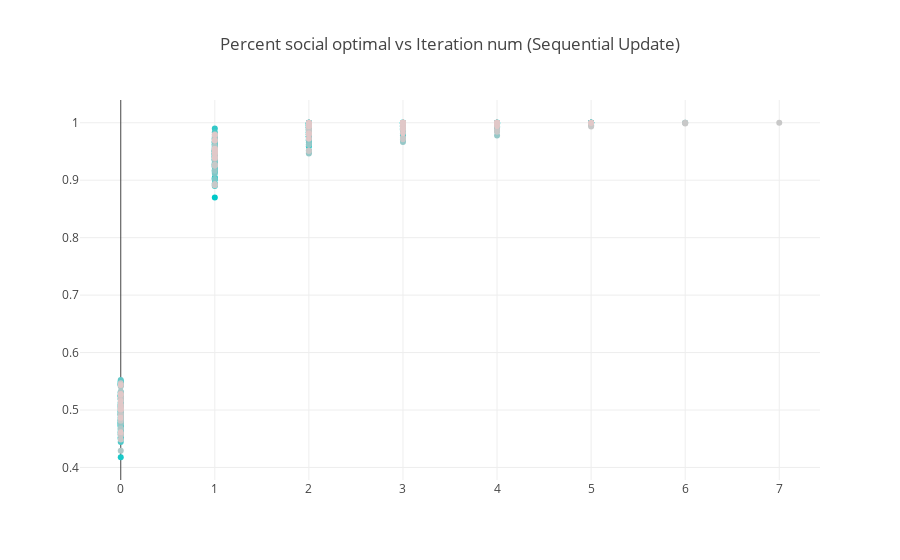

Notebook code cell kept with this figure:
### Code cell
plot_utils(seq_utils, False)

### Figure 1 — Plotly figure (JSON) as saved in the notebook; plotly's stock layout.template omitted (floating-point values rounded to 4 significant figures)
{"data": [{"hoverinfo": "skip", "marker": {"color": "rgb(0.0,200,200)"}, "mode": "markers", "type": "scatter", "uid": "4e47fb75-ac3d-46f5-b583-9dba8f172df8", "x": [0, 1, 2, 3], "y": [0.5022, 0.95, 0.9978, 1]}, {"hoverinfo": "skip", "marker": {"color": "rgb(0.0,200,200)"}, "mode": "markers", "type": "scatter", "uid": "d10352d5-8fcc-4fad-98ee-9e4ce574d9c5", "x": [0, 1, 2, 3], "y": [0.5189, 0.9522, 0.9933, 1]}, {"hoverinfo": "skip", "marker": {"color": "rgb(0.0,200,200)"}, "mode": "markers", "type": "scatter", "uid": "759aa483-5d0e-44b0-99a9-789dc1dd5804", "x": [0, 1, 2, 3, 4], "y": [0.5244, 0.93, 0.9833, 0.9933, 1]}, {"hoverinfo": "skip", "marker": {"color": "rgb(0.0,200,200)"}, "mode": "markers", "type": "scatter", "uid": "76b0c410-96ba-4a6b-bb2d-d866b82ebd69", "x": [0, 1, 2, 3], "y": [0.4756, 0.9489, 0.9944, 1]}, {"hoverinfo": "skip", "marker": {"color": "rgb(0.0,200,200)"}, "mode": "markers", "type": "scatter", "uid": "f825384f-7b57-487a-8d85-43da501cfd94", "x": [0, 1, 2, 3], "y": [0.55, 0.9522, 0.9922, 1]}, {"hoverinfo": "skip", "marker": {"color": "rgb(0.0,200,200)"}, "mode": "markers", "type": "scatter", "uid": "3bfa4df4-ec6f-4ab1-a0de-5cec023df2fc", "x": [0, 1, 2, 3, 4, 5], "y": [0.45, 0.87, 0.9589, 0.99, 0.9989, 1]}, {"hoverinfo": "skip", "marker": {"color": "rgb(0.0,200,200)"}, "mode": "markers", "type": "scatter", "uid": "84b16fe9-2524-4ffd-804c-cf32fec076ce", "x": [0, 1, 2, 3], "y": [0.5256, 0.9511, 0.9978, 1]}, {"hoverinfo": "skip", "marker": {"color": "rgb(0.0,200,200)"}, "mode": "markers", "type": "scatter", "uid": "f8519736-ce1c-477e-8b83-2d43840dde0d", "x": [0, 1, 2, 3, 4, 5], "y": [0.4722, 0.9044, 0.9733, 0.9811, 0.9978, 1]}, {"hoverinfo": "skip", "marker": {"color": "rgb(0.0,200,200)"}, "mode": "markers", "type": "scatter", "uid": "8e2a8d54-e0b7-42bb-84e9-f8d6be3f23fc", "x": [0, 1, 2, 3], "y": [0.5311, 0.9733, 0.9956, 1]}, {"hoverinfo": "skip", "marker": {"color": "rgb(0.0,200,200)"}, "mode": "markers", "type": "scatter", "uid": "12a7ebd4-4b92-4170-9034-0abd74985f6c", "x": [0, 1, 2, 3], "y": [0.4733, 0.9144, 0.9767, 1]}, {"hoverinfo": "skip", "marker": {"color": "rgb(25.0,200,200)"}, "mode": "markers", "type": "scatter", "uid": "e2713d86-d0d3-4e79-996e-334cd01548f1", "x": [0, 1, 2, 3, 4], "y": [0.4756, 0.9456, 0.9833, 0.9911, 1]}, {"hoverinfo": "skip", "marker": {"color": "rgb(25.0,200,200)"}, "mode": "markers", "type": "scatter", "uid": "b4127855-c4f9-447f-b124-697d7667567f", "x": [0, 1, 2, 3], "y": [0.4633, 0.9244, 0.9922, 1]}, {"hoverinfo": "skip", "marker": {"color": "rgb(25.0,200,200)"}, "mode": "markers", "type": "scatter", "uid": "14b14f99-89cc-47c9-ad14-7d69f9c736ed", "x": [0, 1, 2, 3], "y": [0.5444, 0.9611, 0.9989, 1]}, {"hoverinfo": "skip", "marker": {"color": "rgb(25.0,200,200)"}, "mode": "markers", "type": "scatter", "uid": "bc139704-7a95-4af9-8528-425f60fff94d", "x": [0, 1, 2], "y": [0.5478, 0.9622, 1]}, {"hoverinfo": "skip", "marker": {"color": "rgb(25.0,200,200)"}, "mode": "markers", "type": "scatter", "uid": "c12bac0c-b04a-4b5d-890f-ab1cb2b0a723", "x": [0, 1, 2, 3], "y": [0.48, 0.9367, 0.9956, 1]}, {"hoverinfo": "skip", "marker": {"color": "rgb(25.0,200,200)"}, "mode": "markers", "type": "scatter", "uid": "b893acc6-26d9-42c8-be6b-64e6124ee9b2", "x": [0, 1, 2, 3, 4, 5], "y": [0.4778, 0.8944, 0.9511, 0.97, 0.9922, 1]}, {"hoverinfo": "skip", "marker": {"color": "rgb(25.0,200,200)"}, "mode": "markers", "type": "scatter", "uid": "ba9445ee-5b18-4b5c-9d2e-df4c73b9bd86", "x": [0, 1, 2, 3], "y": [0.5467, 0.95, 0.9978, 1]}, {"hoverinfo": "skip", "marker": {"color": "rgb(25.0,200,200)"}, "mode": "markers", "type": "scatter", "uid": "2223c5b8-66df-4719-aed0-e72141518c53", "x": [0, 1, 2, 3, 4], "y": [0.4178, 0.9011, 0.9689, 0.9889, 1]}, {"hoverinfo": "skip", "marker": {"color": "rgb(25.0,200,200)"}, "mode": "markers", "type": "scatter", "uid": "9adab029-4156-46bc-b426-43892857d0a3", "x": [0, 1, 2, 3, 4, 5], "y": [0.46, 0.9033, 0.9711, 0.9778, 0.9933, 1]}, {"hoverinfo": "skip", "marker": {"color": "rgb(25.0,200,200)"}, "mode": "markers", "type": "scatter", "uid": "15fd7c2a-b297-41b5-b304-583381bcc196", "x": [0, 1, 2, 3], "y": [0.4967, 0.9422, 0.9878, 1]}, {"hoverinfo": "skip", "marker": {"color": "rgb(50.0,200,200)"}, "mode": "markers", "type": "scatter", "uid": "d19e7290-3e5a-4c6a-860c-f746bcf18fc2", "x": [0, 1, 2, 3], "y": [0.4867, 0.9444, 0.9989, 1]}, {"hoverinfo": "skip", "marker": {"color": "rgb(50.0,200,200)"}, "mode": "markers", "type": "scatter", "uid": "6721f1c4-7783-480a-86a5-54e0b6684dd5", "x": [0, 1, 2], "y": [0.5078, 0.9578, 1]}, {"hoverinfo": "skip", "marker": {"color": "rgb(50.0,200,200)"}, "mode": "markers", "type": "scatter", "uid": "2ae8964d-f954-4098-95b6-b4b73dfe8be1", "x": [0, 1, 2], "y": [0.5244, 0.99, 1]}, {"hoverinfo": "skip", "marker": {"color": "rgb(50.0,200,200)"}, "mode": "markers", "type": "scatter", "uid": "11afcd4f-c423-4563-b98c-432ca49f127e", "x": [0, 1, 2, 3, 4], "y": [0.4711, 0.9389, 0.9767, 0.9978, 1]}, {"hoverinfo": "skip", "marker": {"color": "rgb(50.0,200,200)"}, "mode": "markers", "type": "scatter", "uid": "d7494bd0-5735-4bd4-a490-42d83d1ed187", "x": [0, 1, 2, 3, 4, 5], "y": [0.4611, 0.9278, 0.9744, 0.9867, 0.9967, 1]}, {"hoverinfo": "skip", "marker": {"color": "rgb(50.0,200,200)"}, "mode": "markers", "type": "scatter", "uid": "64cb8ddb-db1e-431e-9e0a-6a8723a12eec", "x": [0, 1, 2, 3], "y": [0.4911, 0.9456, 0.9978, 1]}, {"hoverinfo": "skip", "marker": {"color": "rgb(50.0,200,200)"}, "mode": "markers", "type": "scatter", "uid": "7684f2c2-6440-483a-9cf0-41fa7348f074", "x": [0, 1, 2, 3, 4], "y": [0.5433, 0.9467, 0.9767, 0.99, 1]}, {"hoverinfo": "skip", "marker": {"color": "rgb(50.0,200,200)"}, "mode": "markers", "type": "scatter", "uid": "281bf69f-ef04-41cb-8818-d8e71cc13a8c", "x": [0, 1, 2, 3, 4], "y": [0.4967, 0.9411, 0.9789, 0.9944, 1]}, {"hoverinfo": "skip", "marker": {"color": "rgb(50.0,200,200)"}, "mode": "markers", "type": "scatter", "uid": "d3fdd61f-2e3d-49dc-aad4-fcf912877c03", "x": [0, 1, 2, 3, 4, 5], "y": [0.4522, 0.9344, 0.9756, 0.9878, 0.9989, 1]}, {"hoverinfo": "skip", "marker": {"color": "rgb(50.0,200,200)"}, "mode": "markers", "type": "scatter", "uid": "043454e3-b169-4826-a43b-cad36aa6ed7a", "x": [0, 1, 2, 3, 4, 5], "y": [0.4822, 0.9167, 0.98, 0.9933, 0.9978, 1]}, {"hoverinfo": "skip", "marker": {"color": "rgb(75.0,200,200)"}, "mode": "markers", "type": "scatter", "uid": "a97aef70-e285-4ea7-9cad-590b627b505a", "x": [0, 1, 2, 3], "y": [0.4878, 0.9178, 0.9978, 1]}, {"hoverinfo": "skip", "marker": {"color": "rgb(75.0,200,200)"}, "mode": "markers", "type": "scatter", "uid": "cf6e86a2-6a0f-4103-a58e-8dadeb444b19", "x": [0, 1, 2, 3], "y": [0.5433, 0.9556, 0.9989, 1]}, {"hoverinfo": "skip", "marker": {"color": "rgb(75.0,200,200)"}, "mode": "markers", "type": "scatter", "uid": "a39d5892-5f16-4cc5-abd9-f820b7a60388", "x": [0, 1, 2], "y": [0.5122, 0.9722, 1]}, {"hoverinfo": "skip", "marker": {"color": "rgb(75.0,200,200)"}, "mode": "markers", "type": "scatter", "uid": "c6ef84be-5689-4787-bdd8-16968fbc801d", "x": [0, 1, 2, 3], "y": [0.5056, 0.9833, 0.9978, 1]}, {"hoverinfo": "skip", "marker": {"color": "rgb(75.0,200,200)"}, "mode": "markers", "type": "scatter", "uid": "8f9d88a8-8e1f-45de-a92e-535db54ad0e5", "x": [0, 1, 2, 3], "y": [0.5089, 0.9667, 0.9911, 1]}, {"hoverinfo": "skip", "marker": {"color": "rgb(75.0,200,200)"}, "mode": "markers", "type": "scatter", "uid": "7459acea-f671-4a04-836e-c8bd42655e44", "x": [0, 1, 2, 3, 4], "y": [0.4522, 0.89, 0.9622, 0.9956, 1]}, {"hoverinfo": "skip", "marker": {"color": "rgb(75.0,200,200)"}, "mode": "markers", "type": "scatter", "uid": "cf2d5d5b-0aaa-474c-b5b7-ae6a5c69029e", "x": [0, 1, 2, 3, 4], "y": [0.4933, 0.9356, 0.9844, 0.9978, 1]}, {"hoverinfo": "skip", "marker": {"color": "rgb(75.0,200,200)"}, "mode": "markers", "type": "scatter", "uid": "7b750ff8-d9fa-43e6-bbf1-f32712d513f5", "x": [0, 1, 2, 3], "y": [0.5233, 0.9667, 0.9956, 1]}, {"hoverinfo": "skip", "marker": {"color": "rgb(75.0,200,200)"}, "mode": "markers", "type": "scatter", "uid": "1da858eb-1d1d-4dbb-b0e7-c7d751f52ca1", "x": [0, 1, 2, 3, 4], "y": [0.4789, 0.9611, 0.9844, 0.9989, 1]}, {"hoverinfo": "skip", "marker": {"color": "rgb(75.0,200,200)"}, "mode": "markers", "type": "scatter", "uid": "912ec75a-d152-4cd7-b2bf-94525d9b120f", "x": [0, 1, 2, 3], "y": [0.4444, 0.9233, 0.9878, 1]}, {"hoverinfo": "skip", "marker": {"color": "rgb(100.0,200,200)"}, "mode": "markers", "type": "scatter", "uid": "89d721f4-0468-45ee-a9e1-843e2998ee15", "x": [0, 1, 2, 3], "y": [0.5522, 0.9467, 0.99, 1]}, {"hoverinfo": "skip", "marker": {"color": "rgb(100.0,200,200)"}, "mode": "markers", "type": "scatter", "uid": "af45c031-1214-4a9b-ab5d-c2eb4c50e204", "x": [0, 1, 2, 3, 4, 5], "y": [0.4667, 0.8922, 0.9489, 0.9722, 0.9856, 1]}, {"hoverinfo": "skip", "marker": {"color": "rgb(100.0,200,200)"}, "mode": "markers", "type": "scatter", "uid": "ff4f2c22-6c40-4be5-836c-b71fdfa9b140", "x": [0, 1, 2, 3], "y": [0.5244, 0.9656, 0.9978, 1]}, {"hoverinfo": "skip", "marker": {"color": "rgb(100.0,200,200)"}, "mode": "markers", "type": "scatter", "uid": "94f2a4a6-9bf6-443b-a403-e2b1617a0fcf", "x": [0, 1, 2, 3], "y": [0.5456, 0.9456, 0.99, 1]}, {"hoverinfo": "skip", "marker": {"color": "rgb(100.0,200,200)"}, "mode": "markers", "type": "scatter", "uid": "8a9153cd-44f8-4601-a948-4a177e577070", "x": [0, 1, 2, 3], "y": [0.51, 0.9667, 0.9989, 1]}, {"hoverinfo": "skip", "marker": {"color": "rgb(100.0,200,200)"}, "mode": "markers", "type": "scatter", "uid": "3101fdba-8d4c-4fac-a0b1-3a8783b4485b", "x": [0, 1, 2, 3, 4], "y": [0.4978, 0.9511, 0.9867, 0.9978, 1]}, {"hoverinfo": "skip", "marker": {"color": "rgb(100.0,200,200)"}, "mode": "markers", "type": "scatter", "uid": "d0f9fb10-e936-4d4d-b31a-86d206cbb993", "x": [0, 1, 2, 3, 4], "y": [0.4778, 0.94, 0.9833, 0.9944, 1]}, {"hoverinfo": "skip", "marker": {"color": "rgb(100.0,200,200)"}, "mode": "markers", "type": "scatter", "uid": "87a7f3ac-69e2-4443-b230-d122de8d02a6", "x": [0, 1, 2, 3, 4], "y": [0.4922, 0.9222, 0.9689, 0.9989, 1]}, {"hoverinfo": "skip", "marker": {"color": "rgb(100.0,200,200)"}, "mode": "markers", "type": "scatter", "uid": "2e79fb1a-0823-47fa-a208-b5028d0d4109", "x": [0, 1, 2, 3], "y": [0.5433, 0.9411, 0.9989, 1]}, {"hoverinfo": "skip", "marker": {"color": "rgb(100.0,200,200)"}, "mode": "markers", "type": "scatter", "uid": "1e17d1be-c1ad-487a-80c8-cac43fcd53ed", "x": [0, 1, 2, 3, 4, 5], "y": [0.4844, 0.9433, 0.98, 0.9878, 0.9989, 1]}, {"hoverinfo": "skip", "marker": {"color": "rgb(125.0,200,200)"}, "mode": "markers", "type": "scatter", "uid": "f28fe14f-86d4-4ebe-868d-04c5d4a5d3fb", "x": [0, 1, 2, 3, 4, 5], "y": [0.4822, 0.9356, 0.9844, 0.9933, 0.9989, 1]}, {"hoverinfo": "skip", "marker": {"color": "rgb(125.0,200,200)"}, "mode": "markers", "type": "scatter", "uid": "54314c39-e034-465d-9f6c-962ffa252584", "x": [0, 1, 2, 3, 4], "y": [0.4578, 0.9022, 0.97, 0.9933, 1]}, {"hoverinfo": "skip", "marker": {"color": "rgb(125.0,200,200)"}, "mode": "markers", "type": "scatter", "uid": "0bd63cb6-83bd-46a2-a8ad-390e03e96fc2", "x": [0, 1, 2, 3, 4], "y": [0.5133, 0.9644, 0.9867, 0.9989, 1]}, {"hoverinfo": "skip", "marker": {"color": "rgb(125.0,200,200)"}, "mode": "markers", "type": "scatter", "uid": "bf79bca6-73e2-4871-970d-1ff726a5dd3f", "x": [0, 1, 2, 3], "y": [0.4967, 0.9289, 0.9911, 1]}, {"hoverinfo": "skip", "marker": {"color": "rgb(125.0,200,200)"}, "mode": "markers", "type": "scatter", "uid": "3adc12c9-50d9-4179-be94-378f37b365d2", "x": [0, 1, 2, 3], "y": [0.5289, 0.97, 0.9911, 1]}, {"hoverinfo": "skip", "marker": {"color": "rgb(125.0,200,200)"}, "mode": "markers", "type": "scatter", "uid": "9864096e-1e9e-4d61-b5ec-958641bef8c0", "x": [0, 1, 2, 3, 4], "y": [0.4833, 0.9111, 0.9656, 0.9944, 1]}, {"hoverinfo": "skip", "marker": {"color": "rgb(125.0,200,200)"}, "mode": "markers", "type": "scatter", "uid": "8cad7819-2bb4-48d9-adcd-473e6c65e245", "x": [0, 1, 2, 3, 4], "y": [0.4756, 0.9367, 0.9878, 0.9989, 1]}, {"hoverinfo": "skip", "marker": {"color": "rgb(125.0,200,200)"}, "mode": "markers", "type": "scatter", "uid": "d4a66fd8-8b48-4d3a-9804-9df05cbe48f5", "x": [0, 1, 2, 3, 4], "y": [0.5, 0.9256, 0.98, 0.9956, 1]}, {"hoverinfo": "skip", "marker": {"color": "rgb(125.0,200,200)"}, "mode": "markers", "type": "scatter", "uid": "842b66af-2370-4649-b8d4-851cd228132e", "x": [0, 1, 2, 3, 4], "y": [0.4911, 0.9278, 0.9767, 0.9989, 1]}, {"hoverinfo": "skip", "marker": {"color": "rgb(125.0,200,200)"}, "mode": "markers", "type": "scatter", "uid": "0e3730f5-22d0-4341-b8e0-0d89aecea07a", "x": [0, 1, 2], "y": [0.5056, 0.9567, 1]}, {"hoverinfo": "skip", "marker": {"color": "rgb(150.0,200,200)"}, "mode": "markers", "type": "scatter", "uid": "3e81171c-a563-4ab0-a3ac-919275e128ac", "x": [0, 1, 2, 3, 4, 5, 6], "y": [0.4767, 0.9167, 0.9467, 0.9667, 0.9778, 0.9956, 1]}, {"hoverinfo": "skip", "marker": {"color": "rgb(150.0,200,200)"}, "mode": "markers", "type": "scatter", "uid": "d583afc1-4349-4727-92a0-6156d7861f37", "x": [0, 1, 2, 3], "y": [0.52, 0.9678, 0.9922, 1]}, {"hoverinfo": "skip", "marker": {"color": "rgb(150.0,200,200)"}, "mode": "markers", "type": "scatter", "uid": "cc4d58f9-b4b2-4c66-b92d-3377afb67f95", "x": [0, 1, 2, 3, 4], "y": [0.5044, 0.9478, 0.9811, 0.99, 1]}, {"hoverinfo": "skip", "marker": {"color": "rgb(150.0,200,200)"}, "mode": "markers", "type": "scatter", "uid": "c01f66d1-52c4-4a22-a2e1-e65473381fb4", "x": [0, 1, 2, 3], "y": [0.4922, 0.95, 0.9944, 1]}, {"hoverinfo": "skip", "marker": {"color": "rgb(150.0,200,200)"}, "mode": "markers", "type": "scatter", "uid": "7ceba19a-f085-42eb-a72f-9f55d095010a", "x": [0, 1, 2, 3], "y": [0.4922, 0.9533, 0.9933, 1]}, {"hoverinfo": "skip", "marker": {"color": "rgb(150.0,200,200)"}, "mode": "markers", "type": "scatter", "uid": "c06f8d36-801c-4cac-8b3f-2bcceb66b892", "x": [0, 1, 2, 3], "y": [0.4811, 0.9267, 0.9956, 1]}, {"hoverinfo": "skip", "marker": {"color": "rgb(150.0,200,200)"}, "mode": "markers", "type": "scatter", "uid": "b884bf1d-3052-4210-8002-7cc09f6ac43d", "x": [0, 1, 2, 3, 4], "y": [0.4689, 0.9389, 0.9767, 0.9989, 1]}, {"hoverinfo": "skip", "marker": {"color": "rgb(150.0,200,200)"}, "mode": "markers", "type": "scatter", "uid": "adfcc204-be06-4ab6-9077-13859a86c69f", "x": [0, 1, 2, 3, 4, 5, 6], "y": [0.4756, 0.9411, 0.9789, 0.9878, 0.9933, 0.9989, 1]}, {"hoverinfo": "skip", "marker": {"color": "rgb(150.0,200,200)"}, "mode": "markers", "type": "scatter", "uid": "3501123c-4e6e-43d0-af3d-e4e22ee6411b", "x": [0, 1, 2, 3, 4, 5], "y": [0.4933, 0.9333, 0.9611, 0.9889, 0.9978, 1]}, {"hoverinfo": "skip", "marker": {"color": "rgb(150.0,200,200)"}, "mode": "markers", "type": "scatter", "uid": "fa2951f7-82a7-4ae1-9bd6-8fc4cd9f20f9", "x": [0, 1, 2, 3, 4], "y": [0.4567, 0.9456, 0.9922, 0.9989, 1]}, {"hoverinfo": "skip", "marker": {"color": "rgb(175.0,200,200)"}, "mode": "markers", "type": "scatter", "uid": "1e4caea3-1374-419e-9518-ca2299f05664", "x": [0, 1, 2, 3], "y": [0.5411, 0.9378, 0.9889, 1]}, {"hoverinfo": "skip", "marker": {"color": "rgb(175.0,200,200)"}, "mode": "markers", "type": "scatter", "uid": "52b3a5a1-9730-41aa-a585-95eda5716509", "x": [0, 1, 2], "y": [0.5044, 0.9544, 1]}, {"hoverinfo": "skip", "marker": {"color": "rgb(175.0,200,200)"}, "mode": "markers", "type": "scatter", "uid": "58a380af-6c6f-4196-8ed1-36b0ea8b4b4f", "x": [0, 1, 2], "y": [0.5322, 0.9711, 1]}, {"hoverinfo": "skip", "marker": {"color": "rgb(175.0,200,200)"}, "mode": "markers", "type": "scatter", "uid": "63205c1b-6093-4e11-aab0-2da8fed7fbba", "x": [0, 1, 2, 3], "y": [0.5267, 0.9767, 0.9967, 1]}, {"hoverinfo": "skip", "marker": {"color": "rgb(175.0,200,200)"}, "mode": "markers", "type": "scatter", "uid": "6405b0b1-5c7b-4540-9039-def0cd057ee8", "x": [0, 1, 2, 3, 4], "y": [0.4678, 0.9267, 0.9811, 0.9956, 1]}, {"hoverinfo": "skip", "marker": {"color": "rgb(175.0,200,200)"}, "mode": "markers", "type": "scatter", "uid": "c7816829-46e8-4ca5-9458-d20b922deed8", "x": [0, 1, 2, 3], "y": [0.4933, 0.9589, 0.9967, 1]}, {"hoverinfo": "skip", "marker": {"color": "rgb(175.0,200,200)"}, "mode": "markers", "type": "scatter", "uid": "e741cf44-f7c8-4c4c-b6ef-560733ac2268", "x": [0, 1, 2], "y": [0.4944, 0.98, 1]}, {"hoverinfo": "skip", "marker": {"color": "rgb(175.0,200,200)"}, "mode": "markers", "type": "scatter", "uid": "6a3c018e-c75b-43e9-abd1-befefb3109ad", "x": [0, 1, 2, 3], "y": [0.4989, 0.9722, 0.9989, 1]}, {"hoverinfo": "skip", "marker": {"color": "rgb(175.0,200,200)"}, "mode": "markers", "type": "scatter", "uid": "e2a16b39-4cc5-4c09-a3c8-e2205b8f54a6", "x": [0, 1, 2, 3, 4], "y": [0.4289, 0.9444, 0.9911, 0.9989, 1]}, {"hoverinfo": "skip", "marker": {"color": "rgb(175.0,200,200)"}, "mode": "markers", "type": "scatter", "uid": "0083bc10-60bc-4bbb-8f81-1b9bf189bbf2", "x": [0, 1, 2, 3], "y": [0.52, 0.9467, 0.9922, 1]}, {"hoverinfo": "skip", "marker": {"color": "rgb(200.0,200,200)"}, "mode": "markers", "type": "scatter", "uid": "81fccc3d-7cd3-4b04-9cf4-d8e4fe71b7b8", "x": [0, 1, 2, 3, 4, 5, 6], "y": [0.4567, 0.8911, 0.9511, 0.9711, 0.9844, 0.9967, 1]}, {"hoverinfo": "skip", "marker": {"color": "rgb(200.0,200,200)"}, "mode": "markers", "type": "scatter", "uid": "c8e518f6-a1dd-4ac5-b01e-5c6dada0d1b5", "x": [0, 1, 2, 3], "y": [0.5, 0.9256, 0.9867, 1]}, {"hoverinfo": "skip", "marker": {"color": "rgb(200.0,200,200)"}, "mode": "markers", "type": "scatter", "uid": "5391c687-a65c-41de-811d-b50041701a02", "x": [0, 1, 2, 3, 4], "y": [0.52, 0.9533, 0.9822, 0.9933, 1]}, {"hoverinfo": "skip", "marker": {"color": "rgb(200.0,200,200)"}, "mode": "markers", "type": "scatter", "uid": "2e36336a-09ef-4ccb-af7e-10f814d98b82", "x": [0, 1, 2, 3, 4], "y": [0.5089, 0.9378, 0.9889, 0.9989, 1]}, {"hoverinfo": "skip", "marker": {"color": "rgb(200.0,200,200)"}, "mode": "markers", "type": "scatter", "uid": "c51f43f9-64a7-43bc-84dc-eaf06f66cfd0", "x": [0, 1, 2, 3], "y": [0.5222, 0.9267, 0.9889, 1]}, {"hoverinfo": "skip", "marker": {"color": "rgb(200.0,200,200)"}, "mode": "markers", "type": "scatter", "uid": "69d4772e-7585-48de-b3d3-3799c7515542", "x": [0, 1, 2, 3], "y": [0.4911, 0.9444, 0.9878, 1]}, {"hoverinfo": "skip", "marker": {"color": "rgb(200.0,200,200)"}, "mode": "markers", "type": "scatter", "uid": "d1de7515-00a2-4366-b1f1-cb9e585cf57a", "x": [0, 1, 2, 3], "y": [0.4811, 0.9489, 0.9922, 1]}, {"hoverinfo": "skip", "marker": {"color": "rgb(200.0,200,200)"}, "mode": "markers", "type": "scatter", "uid": "f55f0d4b-e9fd-4e10-bc4b-f27afb886b3c", "x": [0, 1, 2, 3, 4, 5, 6, 7], "y": [0.4578, 0.8933, 0.9511, 0.9744, 0.9878, 0.9933, 0.9989, 1]}, {"hoverinfo": "skip", "marker": {"color": "rgb(200.0,200,200)"}, "mode": "markers", "type": "scatter", "uid": "2db7d771-f58d-4449-a7ff-db480043ef86", "x": [0, 1, 2, 3, 4], "y": [0.5467, 0.94, 0.9844, 0.9989, 1]}, {"hoverinfo": "skip", "marker": {"color": "rgb(200.0,200,200)"}, "mode": "markers", "type": "scatter", "uid": "111d56f0-4106-4820-9b5f-1cb3435118bc", "x": [0, 1, 2, 3], "y": [0.4489, 0.9256, 0.99, 1]}, {"hoverinfo": "skip", "marker": {"color": "rgb(225.0,200,200)"}, "mode": "markers", "type": "scatter", "uid": "2599dc6c-7b79-44fe-8f1a-549e58c89bce", "x": [0, 1, 2, 3], "y": [0.5433, 0.9689, 0.9967, 1]}, {"hoverinfo": "skip", "marker": {"color": "rgb(225.0,200,200)"}, "mode": "markers", "type": "scatter", "uid": "ce560427-5d65-42cf-8130-99a87884e3fb", "x": [0, 1, 2, 3], "y": [0.5278, 0.9511, 0.9944, 1]}, {"hoverinfo": "skip", "marker": {"color": "rgb(225.0,200,200)"}, "mode": "markers", "type": "scatter", "uid": "05e234ea-a385-4573-8efb-b176ea55f6b3", "x": [0, 1, 2], "y": [0.4867, 0.9478, 1]}, {"hoverinfo": "skip", "marker": {"color": "rgb(225.0,200,200)"}, "mode": "markers", "type": "scatter", "uid": "1df5c063-ec2e-4817-8b0d-a03f07d2e297", "x": [0, 1, 2, 3, 4], "y": [0.5011, 0.9522, 0.9811, 0.9933, 1]}, {"hoverinfo": "skip", "marker": {"color": "rgb(225.0,200,200)"}, "mode": "markers", "type": "scatter", "uid": "a83108d6-cd05-498c-91bd-c0369d483539", "x": [0, 1, 2, 3, 4, 5], "y": [0.4611, 0.9478, 0.9722, 0.9822, 0.9944, 1]}, {"hoverinfo": "skip", "marker": {"color": "rgb(225.0,200,200)"}, "mode": "markers", "type": "scatter", "uid": "7913f212-465a-4366-8b4c-bc63b1923b36", "x": [0, 1, 2, 3], "y": [0.5011, 0.9544, 0.9989, 1]}, {"hoverinfo": "skip", "marker": {"color": "rgb(225.0,200,200)"}, "mode": "markers", "type": "scatter", "uid": "95ae0f57-0153-4187-9966-d5244cae4e07", "x": [0, 1, 2, 3], "y": [0.5089, 0.9789, 0.9967, 1]}, {"hoverinfo": "skip", "marker": {"color": "rgb(225.0,200,200)"}, "mode": "markers", "type": "scatter", "uid": "b9b4d3cc-758f-417e-a6de-f2ed9d3e96ae", "x": [0, 1, 2, 3, 4, 5], "y": [0.5267, 0.9389, 0.98, 0.9889, 0.9978, 1]}, {"hoverinfo": "skip", "marker": {"color": "rgb(225.0,200,200)"}, "mode": "markers", "type": "scatter", "uid": "296520c7-4338-47c4-a15f-e1450c9b56c8", "x": [0, 1, 2, 3], "y": [0.5156, 0.9544, 0.9967, 1]}, {"hoverinfo": "skip", "marker": {"color": "rgb(225.0,200,200)"}, "mode": "markers", "type": "scatter", "uid": "3236e5ec-27fe-4260-bdc0-4145abed903d", "x": [0, 1, 2, 3, 4], "y": [0.5033, 0.9511, 0.9944, 0.9989, 1]}], "layout": {"showlegend": false, "title": {"text": "Percent social optimal vs Iteration num (Sequential Update)"}}}
